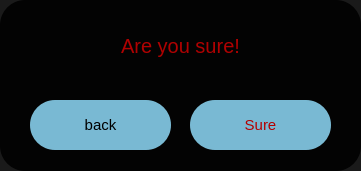
   <widget class="QWidget" name="ConfirmationMsg" native="true">
    <property name="geometry">
     <rect>
      <x>600</x>
      <y>340</y>
      <width>361</width>
      <height>171</height>
     </rect>
    </property>
    <property name="styleSheet">
     <string notr="true">background: none;
background-color: rgba(0,0,0,0.9);
border-radius: 25px;</string>
    </property>
    <widget class="QPushButton" name="ConfirmationMsgB">
     <property name="geometry">
      <rect>
       <x>30</x>
       <y>100</y>
       <width>141</width>
       <height>50</height>
      </rect>
     </property>
     <property name="font">
      <font>
       <pointsize>11</pointsize>
      </font>
     </property>
     <property name="styleSheet">
      <string notr="true">QPushButton
{
background: none;
background-color: rgba(135, 206, 235,0.9);
color: black;
border-radius: 25px;
}
QPushButton:hover
{
border: 3px solid rgba(135, 206, 235,0.9);
background-color: rgba(250, 250, 250,0.8);
}</string>
     </property>
     <property name="text">
      <string>back</string>
     </property>
    </widget>
    <widget class="QLabel" name="DoneMsgLabel_3">
     <property name="geometry">
      <rect>
       <x>0</x>
       <y>30</y>
       <width>361</width>
       <height>31</height>
      </rect>
     </property>
     <property name="styleSheet">
      <string notr="true">background: none;
font-size: 20px;
color: rgba(250, 0, 0, 0.7);</string>
     </property>
     <property name="text">
      <string>Are you sure!</string>
     </property>
     <property name="alignment">
      <set>Qt::AlignmentFlag::AlignCenter</set>
     </property>
    </widget>
    <widget class="QPushButton" name="ConfirmationMsgS">
     <property name="geometry">
      <rect>
       <x>190</x>
       <y>100</y>
       <width>141</width>
       <height>50</height>
      </rect>
     </property>
     <property name="font">
      <font>
       <pointsize>11</pointsize>
      </font>
     </property>
     <property name="styleSheet">
      <string notr="true">QPushButton
{
background: none;
background-color: rgba(135, 206, 235,0.9);
color: rgb(180, 0, 0);
border-radius: 25px;
}
QPushButton:hover
{
border: 2px solid rgba(135, 206, 235,0.9);
color: rgba(135, 206, 235,0.9);
background-color: rgba(255, 36, 0,0.6);
}</string>
     </property>
     <property name="text">
      <string>Sure</string>
     </property>
    </widget>
   </widget>
